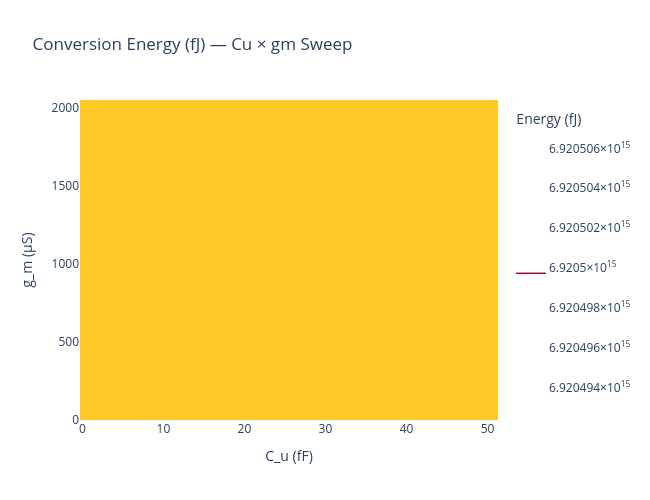

Write notebook code for a chart like this one.
### Markdown cell above
### 3.1 Energy Heatmap

### Code cell
# Scale axes for readability
x_fF = sweep_cu_gm['x_vals'] * 1e15  # fF
y_uS = sweep_cu_gm['y_vals'] * 1e6   # µS
energy_fJ = sweep_cu_gm['energy'] * 1e15  # fJ

fig_energy = go.Figure(data=go.Heatmap(
    x=x_fF, y=y_uS, z=energy_fJ,
    colorscale='Plasma',
    colorbar=dict(title='Energy (fJ)'),
))
fig_energy.update_layout(
    title='Conversion Energy (fJ) — Cu × gm Sweep',
    xaxis_title='C_u (fF)',
    yaxis_title='g_m (µS)',
    template='plotly_white',
    width=650, height=500,
)
fig_energy.show()

print(f"Energy range: {energy_fJ.min():.1f} fJ → {energy_fJ.max():.1f} fJ")

### Figure 1 — Plotly figure (JSON) as saved in the notebook; plotly's stock layout.template omitted (floating-point values rounded to 4 significant figures; data arrays with more than 128 entries replaced by an {"elided": "..."} marker saying what was removed)
{"data": [{"colorbar": {"title": {"text": "Energy (fJ)"}}, "colorscale": [[0, "#0d0887"], [0.1111, "#46039f"], [0.2222, "#7201a8"], [0.3333, "#9c179e"], [0.4444, "#bd3786"], [0.5556, "#d8576b"], [0.6667, "#ed7953"], [0.7778, "#fb9f3a"], [0.8889, "#fdca26"], [1, "#f0f921"]], "type": "heatmap", "x": [1.0, 3.579, 6.158, 8.737, 11.32, 13.89, 16.47, 19.05, 21.63, 24.21, 26.79, 29.37, 31.95, 34.53, 37.11, 39.68, 42.26, 44.84, 47.42, 50.0], "y": [50.0, 152.6, 255.3, 357.9, 460.5, 563.2, 665.8, 768.4, 871.1, 973.7, 1076.0, 1179.0, 1282.0, 1384.0, 1487.0, 1589.0, 1692.0, 1795.0, 1897.0, 2000.0], "z": {"elided": "20x20 float values"}}], "layout": {"height": 500, "title": {"text": "Conversion Energy (fJ) — Cu × gm Sweep"}, "width": 650, "xaxis": {"title": {"text": "C_u (fF)"}}, "yaxis": {"title": {"text": "g_m (µS)"}}}}
